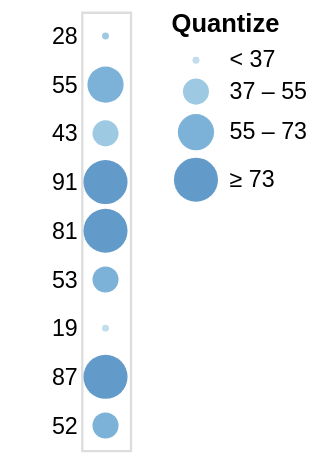

Source (Vega-Lite JSON):
### Vega specification from a JSON file in a GitHub repository (floating-point values rounded to 4 significant figures)
{"$schema": "https://vega.github.io/schema/vega/v4.json", "description": "A simple bar chart with embedded data.", "autosize": "pad", "padding": 5, "width": 21, "style": "cell", "data": [{"name": "source_0", "values": [{"a": "A", "b": 28}, {"a": "B", "b": 55}, {"a": "C", "b": 43}, {"a": "D", "b": 91}, {"a": "E", "b": 81}, {"a": "F", "b": 53}, {"a": "G", "b": 19}, {"a": "H", "b": 87}, {"a": "I", "b": 52}]}], "signals": [{"name": "y_step", "value": 21}, {"name": "height", "update": "bandspace(domain('y').length, 1, 0.5) * y_step"}], "marks": [{"name": "marks", "type": "symbol", "style": ["circle"], "from": {"data": "source_0"}, "encode": {"update": {"opacity": {"value": 0.7}, "fill": [{"test": "datum[\"b\"] === null || isNaN(datum[\"b\"])", "value": null}, {"scale": "color", "field": "b"}], "tooltip": {"signal": "{\"b\": ''+datum[\"b\"], \"Quantize\": format(datum[\"b\"], \"\")}"}, "x": {"signal": "width", "mult": 0.5}, "y": {"scale": "y", "field": "b"}, "size": {"scale": "size", "field": "b"}, "shape": {"value": "circle"}}}}], "scales": [{"name": "y", "type": "point", "domain": {"data": "source_0", "field": "b"}, "range": {"step": {"signal": "y_step"}}, "padding": 0.5}, {"name": "color", "type": "quantize", "domain": {"data": "source_0", "field": "b"}, "range": {"scheme": "blues", "count": 4}, "zero": true}, {"name": "size", "type": "quantize", "domain": {"data": "source_0", "field": "b"}, "range": [9, 126.3, 243.7, 361], "zero": false}], "axes": [{"scale": "y", "orient": "left", "grid": false, "domain": false, "ticks": false, "zindex": 1}], "legends": [{"title": "Quantize", "fill": "color", "encode": {"symbols": {"update": {"shape": {"value": "circle"}, "opacity": {"value": 0.7}}}}, "size": "size"}], "config": {"axisY": {"minExtent": 30}, "legend": {"gradientLength": 185}}}
